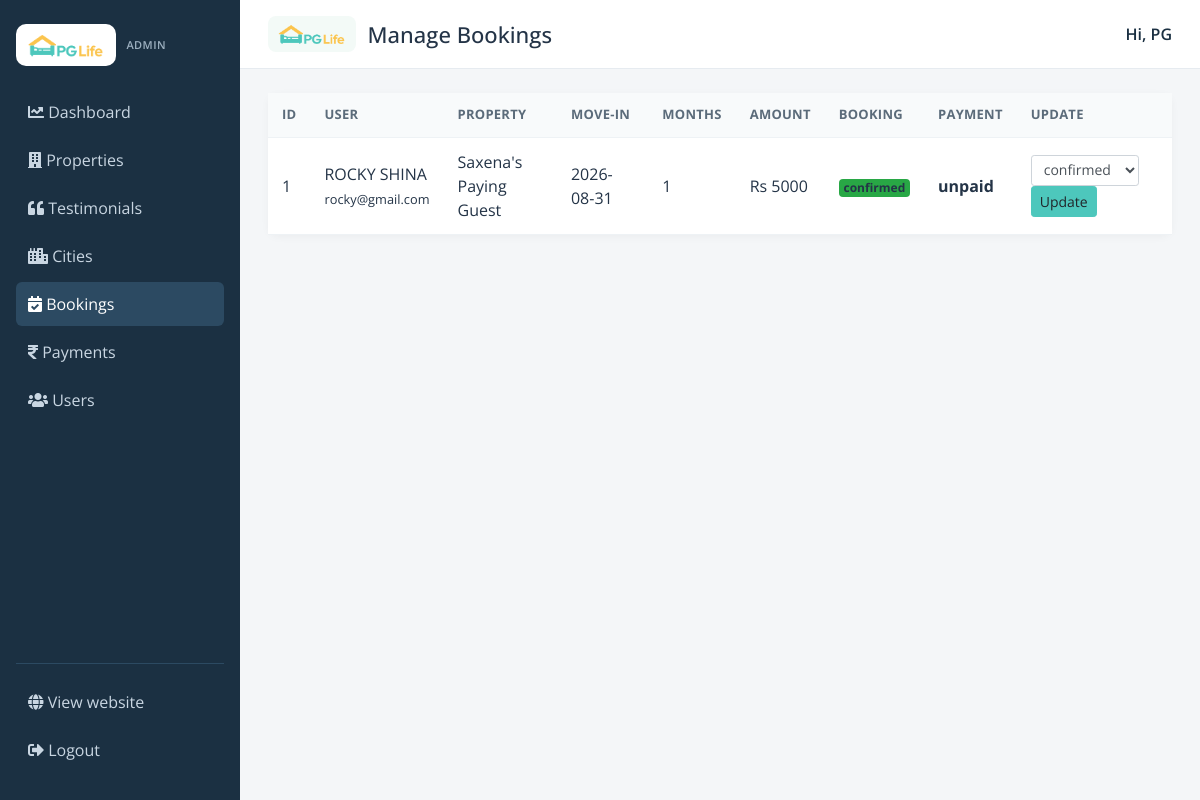
The page /admin/bookings.php (signed in) on the database its author committed.
### tables this page shows
CREATE TABLE `bookings` (
  `id` int(11) NOT NULL AUTO_INCREMENT,
  `user_id` int(11) NOT NULL,
  `property_id` int(11) NOT NULL,
  `move_in_date` date NOT NULL,
  `duration_months` int(11) NOT NULL DEFAULT 1,
  `status` enum('pending','confirmed','cancelled','completed') NOT NULL DEFAULT 'pending',
  `notes` varchar(500) DEFAULT NULL,
  `created_at` timestamp NOT NULL DEFAULT current_timestamp(),
  `updated_at` timestamp NOT NULL DEFAULT current_timestamp() ON UPDATE current_timestamp(),
  `payment_status` enum('unpaid','paid','failed') NOT NULL DEFAULT 'unpaid',
  `payment_amount` int(11) NOT NULL DEFAULT 0,
  `razorpay_order_id` varchar(100) DEFAULT NULL,
  `razorpay_payment_id` varchar(100) DEFAULT NULL,
  `razorpay_signature` varchar(255) DEFAULT NULL,
  `payment_method` varchar(80) DEFAULT NULL,
  `paid_at` datetime DEFAULT NULL,
  PRIMARY KEY (`id`),
  KEY `user_id` (`user_id`),
  KEY `property_id` (`property_id`)
);

CREATE TABLE `users` (
  `id` int(11) NOT NULL AUTO_INCREMENT,
  `email` varchar(200) DEFAULT NULL,
  `password` varchar(255) DEFAULT NULL,
  `full_name` varchar(100) NOT NULL,
  `phone` varchar(10) NOT NULL,
  `gender` enum('male','female','other') NOT NULL,
  `college_name` varchar(255) DEFAULT NULL,
  `role` enum('user','admin') NOT NULL DEFAULT 'user',
  PRIMARY KEY (`id`),
  UNIQUE KEY `email` (`email`)
);

CREATE TABLE `properties` (
  `id` int(11) NOT NULL AUTO_INCREMENT,
  `city_id` int(11) DEFAULT NULL,
  `name` varchar(200) NOT NULL,
  `address` varchar(1000) DEFAULT NULL,
  `description` varchar(10000) DEFAULT NULL,
  `gender` enum('male','female','other') NOT NULL,
  `rent` int(11) NOT NULL,
  `rating_clean` float(3,1) DEFAULT NULL,
  `rating_food` float(3,1) DEFAULT NULL,
  `rating_safety` float(3,1) DEFAULT NULL,
  `image_path` varchar(500) DEFAULT NULL,
  PRIMARY KEY (`id`),
  KEY `city_id` (`city_id`),
  CONSTRAINT `properties_ibfk_1` FOREIGN KEY (`city_id`) REFERENCES `cities` (`id`)
);

### admin/bookings.php (the view, shortened to what this page needs)
<?php
require "_header.php";
$bookings = mysqli_query($con, "SELECT b.*, u.full_name, u.email, p.name AS property_name, p.rent
  FROM bookings b
  JOIN users u ON u.id = b.user_id
  JOIN properties p ON p.id = b.property_id
  ORDER BY b.id DESC");
?>
<table class="admin-table">
  <thead>
    <tr>
      <th>ID</th><th>User</th><th>Property</th><th>Move-in</th><th>Months</th><th>Amount</th><th>Booking</th><th>Payment</th><th>Update</th>
    </tr>
  </thead>
  <tbody>
  <?php if ($bookings && mysqli_num_rows($bookings) > 0) { ?>
    <?php while ($b = mysqli_fetch_assoc($bookings)) {
      $pay_status = isset($b["payment_status"]) ? $b["payment_status"] : "unpaid";
      $amount = intval($b["rent"]) * intval($b["duration_months"]);
    ?>
      <tr>
        <td><?php echo intval($b["id"]); ?></td>
        <td><?php echo htmlspecialchars($b["full_name"]); ?><br><small><?php echo htmlspecialchars($b["email"]); ?></small></td>
        <td><?php echo htmlspecialchars($b["property_name"]); ?></td>
        <td><?php echo htmlspecialchars($b["move_in_date"]); ?></td>
        <td><?php echo intval($b["duration_months"]); ?></td>
        <td>Rs <?php echo $amount; ?></td>
        <td><span class="badge badge-<?php echo htmlspecialchars($b["status"]); ?>"><?php echo htmlspecialchars($b["status"]); ?></span></td>
        <td>
          <strong><?php echo htmlspecialchars($pay_status); ?></strong>
        </td>
        <td>
          <form class="js-admin-form form-inline" action="<?php echo BASE_URL; ?>/api/admin_bookings.php" method="POST">
            <select class="form-control form-control-sm mr-2" name="status">
              <?php foreach (array("pending","confirmed","cancelled","completed") as $st) { ?>
                <option value="<?php echo $st; ?>" <?php echo $b["status"] === $st ? "selected" : ""; ?>><?php echo $st; ?></option>
              <?php } ?>
            </select>
            <button class="btn btn-sm btn-primary" type="submit">Update</button>
          </form>
        </td>
      </tr>
    <?php } ?>
  <?php } else { ?>
    <tr><td colspan="9">No bookings yet. Users can book from a property detail page.</td></tr>
  <?php } ?>
  </tbody>
</table>
<?php require "_footer.php"; ?>

### css/admin.css (style rules this page uses)
.admin-table { width: 100%; min-width: 720px; background: #fff; border-radius: 10px; border-collapse: collapse; box-shadow: 0 2px 8px rgba(0, 0, 0, 0.04); }
.admin-table th, .admin-table td { padding: 12px 14px; border-bottom: 1px solid #eef2f5; vertical-align: middle; background: #fff; }
.admin-table thead th { background: #f8fafb; font-size: 13px; text-transform: uppercase; letter-spacing: 0.02em; color: #5b6b7a; white-space: nowrap; }
.badge-confirmed { background: #28a745; }
.form-inline { flex-wrap: wrap; }

### rows shown on the page
bookings: id "1", user.full_name "ROCKY SHINA", user.email "rocky@gmail.com", property.name "Saxena's Paying Guest", move_in_date "2026-08-31", duration_months "1", property.rent "5000", status "confirmed", payment_status "unpaid"

### other values the page prints
$admin_title "Manage Bookings"
explode(" ", $_SESSION["full_name"])[0] "PG"
